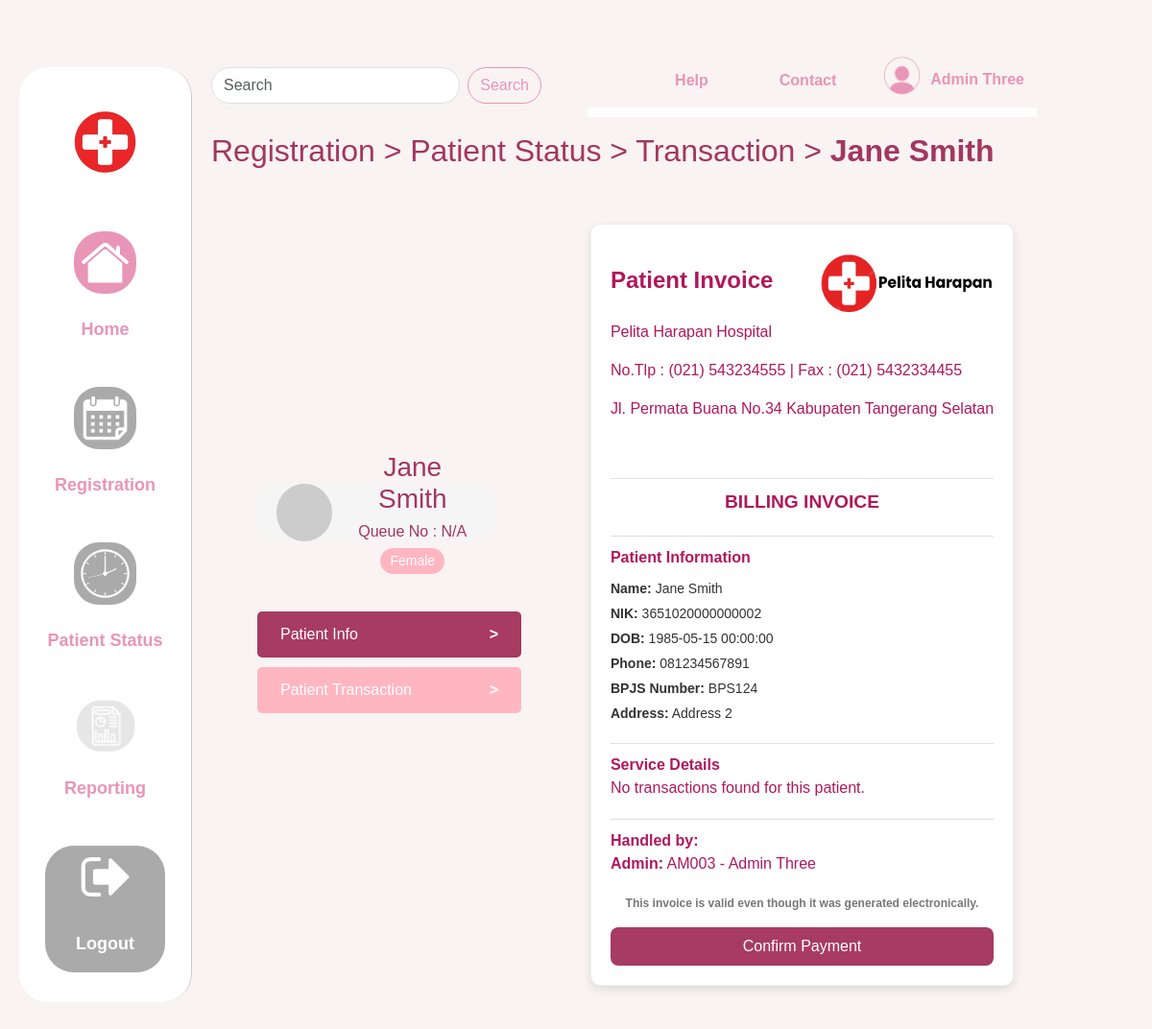
Screenshot of /transaction.php?patient_id=PA002 (signed in) with the database file from the repository.
### tables this page shows
CREATE TABLE `mspatient` (
  `patient_id` varchar(5) NOT NULL,
  `name` varchar(100) DEFAULT NULL,
  `dob` datetime DEFAULT NULL,
  `gender` varchar(10) DEFAULT NULL,
  `phone` varchar(15) DEFAULT NULL,
  `email` varchar(100) DEFAULT NULL,
  `nik` varchar(16) DEFAULT NULL,
  `bpjs_card` varchar(30) DEFAULT NULL,
  `address` varchar(100) DEFAULT NULL,
  `is_registered` int(1) DEFAULT NULL
);

### transaction.php (the view, shortened to what this page needs)
<?php
$conn = getConnection();
$patient_id = $_GET['patient_id'] ?? 'PA001';
$patientQuery = $conn->prepare("SELECT * FROM MsPatient WHERE patient_id = ?");
$patientQuery->bind_param("s", $patient_id);
$patientQuery->execute();
$patientResult = $patientQuery->get_result();
$patient = $patientResult->fetch_assoc();
$transactionHeaderQuery = $conn->prepare("
    SELECT * FROM TransactionHeader
    WHERE patient_id = ?
");
$transactionHeaderQuery->bind_param("s", $patient_id);
$transactionHeaderQuery->execute();
$transactionHeaders = $transactionHeaderQuery->get_result();
?>
<!DOCTYPE html>
<html lang="en">
<head>
    <link
        href="https://cdn.jsdelivr.net/npm/bootstrap@5.3.0/dist/css/bootstrap.min.css"
        rel="stylesheet" />
    <link rel="stylesheet" href="css/home.css" />
    <link rel="stylesheet" href="css/transaction.css" />
</head>
<body>
    <div class="container-fluid">
        <div class="row">
            <?php include 'sidebar.php' ?>
            <div class="col-md-10 content">
                <?php include 'topbar.php' ?>
                <h1 class="fw-medium">Registration > Patient Status > Transaction > <span class="fw-bold"><?php echo $patient['name'] ?></span></h1>
                <br>
                <br>
                <main>
                    <div class="patient-list">
                        <div class="d-flex flex-row">
                            <div class="d-flex flex-column align-items-stretch gap-3 m-5 justify-content-center ">
                                <div class="patient-info">
                                    <div class="avatar"></div>
                                    <div class="details">
                                        <h3><?= htmlspecialchars($patient['name']) ?></h3>
                                        <?php
                                        $queueNumber = isset($_GET['queue_number']) ? htmlspecialchars($_GET['queue_number']) : 'N/A';
                                        ?>
                                        <p>Queue No : <?= $queueNumber ?></p>
                                        <div class="gender-badge"><?= htmlspecialchars($patient['gender']) ?></div>
                                    </div>
                                </div>
                                <br>
                                <div class="menu">
                                    <a class="menu-item p-4" href="patientinfo.php?patient_id=<?php echo urlencode($patient['patient_id']); ?>&queue_number=<?php echo $_GET['queue_number'] ?>" style="text-decoration: none; background-color:#a73b62">
                                        Patient Info <span class="arrow">></span>
                                    </a>
                                    <a class="menu-item p-4" href="transaction.php?patient_id=<?php echo urlencode($patient['patient_id']); ?>&queue_number=<?php echo $_GET['queue_number'] ?>" style="text-decoration: none; background-color: #ffb6c1">
                                        Patient Transaction <span class="arrow">></span>
                                    </a>
                                </div>
                            </div>
                            <div class="invoice-container">
                                <div class="invoice-header">
                                    <div class="header-text">
                                        <div class="d-flex flex-row align-items-start justify-content-between">
                                            <div>
                                                <br>
                                                <h1>Patient Invoice</h1>
                                            </div>
                                            <div>
                                                <img src="/images/logoo.png" alt="Pelita Harapan Hospital Logo">
                                            </div>
                                        </div>
                                        <p>Pelita Harapan Hospital</p>
                                        <p>No.Tlp : (021) 543234555 | Fax : (021) 5432334455</p>
                                        <p>Jl. Permata Buana No.34 Kabupaten Tangerang Selatan </p>
                                        <br>
                                    </div>
                                </div>
                                <div class="section-title" style="font-size: larger; text-align: center;">BILLING INVOICE</div>
                                <div class="section-title">Patient Information</div>
                                <div class="invoice-details">
                                    <p><strong>Name:</strong> <?= htmlspecialchars($patient['name']) ?></p>
                                    <p><strong>NIK:</strong> <?= htmlspecialchars($patient['nik']) ?></p>
                                    <p><strong>DOB:</strong> <?= htmlspecialchars($patient['dob']) ?></p>
                                    <p><strong>Phone:</strong> <?= htmlspecialchars($patient['phone']) ?></p>
                                    <p><strong>BPJS Number:</strong> <?= htmlspecialchars($patient['bpjs_card']) ?></p>
                                    <p><strong>Address:</strong> <?= htmlspecialchars($patient['address']) ?></p>
                                </div>
                                <div class="section-title">Service Details</div>
                                <?php if ($transactionHeaders->num_rows > 0): ?>
                                    <table class="invoice-table table table-striped">
                                        <thead>
                                            <tr>
                                                <th>Service</th>
                                                <th>Price (Rp)</th>
                                            </tr>
                                        </thead>
                                        <tbody>
                                            <?php
                                            $totalPrice = 0;
                                            while ($transaction = $transactionHeaders->fetch_assoc()):
                                                $transactionDetailsQuery = $conn->prepare("SELECT details_id FROM TransactionDetail WHERE transaction_id = ?");
                                                $transactionDetailsQuery->bind_param("s", $transaction['transaction_id']);
                                                $transactionDetailsQuery->execute();
                                                $transactionDetails = $transactionDetailsQuery->get_result();
                                                while ($detail = $transactionDetails->fetch_assoc()) {
                                                    $details_id = $detail['details_id'];
                                                    $serviceOutput = "";
                                                    $price = 0;
                                                    switch (substr($details_id, 0, 1)) {
                                                        case '6':
                                                        case '7':
                                                        case '8':
                                                            $roomDetailsQuery = $conn->prepare("SELECT code, room_id FROM MsRoomDetails WHERE patient_id = ? AND code = ?");
                                                            $roomDetailsQuery->bind_param("ss", $patient_id, $details_id);
                                                            $roomDetailsQuery->execute();
                                                            $roomDetails = $roomDetailsQuery->get_result()->fetch_assoc();
                                                            if ($roomDetails) {
                                                                $code = $roomDetails['code'];
                                                                $room_id = $roomDetails['room_id'];
                                                                $roomHeaderQuery = $conn->prepare("SELECT price FROM MsRoomHeader WHERE room_id = ?");
                                                                $roomHeaderQuery->bind_param("s", $room_id);
                                                                $roomHeaderQuery->execute();
                                                                $roomHeader = $roomHeaderQuery->get_result()->fetch_assoc();
                                                                if ($roomHeader) {
                                                                    $price = $roomHeader['price'];
                                                                    $serviceOutput = "Room Code: " . htmlspecialchars($code);
                                                                }
                                                            }
                                                            break;
                                                        default:
                                                            break;
                                                    }
                                                    $prefix = substr($details_id, 0, 2);
                                                    switch ($prefix) {
                                                        case 'AP':
                                                            $appointmentQuery = $conn->prepare("SELECT date, price FROM MsAppointment WHERE appointment_id = ?");
                                                            $appointmentQuery->bind_param("s", $details_id);
                                                            $appointmentQuery->execute();
                                                            $appointment = $appointmentQuery->get_result()->fetch_assoc();
                                                            $price = $appointment['price'];
                                                            $serviceOutput = "Appointment on " . htmlspecialchars($appointment['date']);
                                                            break;
                                                        case 'MC':
                                                            $checkupQuery = $conn->prepare("SELECT date, details, price FROM MsCheckup WHERE checkup_id = ?");
                                                            $checkupQuery->bind_param("s", $details_id);
                                                            $checkupQuery->execute();
                                                            $checkup = $checkupQuery->get_result()->fetch_assoc();
                                                            $price = $checkup['price'];
                                                            $serviceOutput = "Checkup on " . htmlspecialchars($checkup['date']) . " - Details: " . htmlspecialchars($checkup['details']);
                                                            break;
                                                        case 'TE':
                                                            $testQuery = $conn->prepare("SELECT name, price FROM MsTest WHERE test_id = ?");
                                                            $testQuery->bind_param("s", $details_id);
                                                            $testQuery->execute();
                                                            $test = $testQuery->get_result()->fetch_assoc();
                                                            $price = $test['price'];
                                                            $serviceOutput = "Test Name: " . htmlspecialchars($test['name']);
                                                            break;
                                                    }
                                                    if ($serviceOutput) {
                                                        echo "<tr><td>{$serviceOutput}</td><td>Rp " . number_format($price, 0, ',', '.') . "</td></tr>";
                                                        $totalPrice += $price;
                                                    }
                                                }
                                            endwhile;
                                            ?>
                                        </tbody>
                                    </table>
                                    <p class="total-price"><strong>Total Price:</strong> Rp <?= number_format($totalPrice, 0, ',', '.') ?></p>
                                <?php else: ?>
                                    <p>No transactions found for this patient.</p>
                                <?php endif; ?>
                                <div class="section-title">Handled by:</div>
                                <p><strong>Admin:</strong> <?= htmlspecialchars($_SESSION['user_id'] . ' - ' . $_SESSION['fullname']) ?></p>
                                <p class="note" style="font-weight: bold;">This invoice is valid even though it was generated electronically.</p>
                                <a class="d-flex justify-content-center align-items-center" href="conf/done_payment.php?patient_id=<?php echo $patient['patient_id']; ?>" style="text-decoration: none; text-align: center; color: white; background-color: #a73b62; border-radius: 8px; padding: 8px;">Confirm Payment</a>
                            </div>
                        </div>
                    </div>
                </main>
            </div>
        </div>
    </div>
</body>
</html>

### css/home.css (style rules this page uses)
:root { --bg-color: #f9f3f3; --text-color: #a2375f; --accent-color: #e895b7; --link-color: #a2375f; }
body { font-family: "Arial", sans-serif; background-color: var(--bg-color); color: var(--text-color); margin: 0 20px 20px 100px; padding: 20px 0; }
.content { background-color: var(--bg-color); padding: 20px; }
h1 { font-weight: bold; font-size: 2rem; color: var(--text-color); }

### css/transaction.css (style rules this page uses)
.patient-info { background-color: #f5f5f5; padding: 20px; border-radius: 20px; margin-bottom: 20px; text-align: center; width: 250px; height: 55px; display: flex; align-items: center; }
.avatar { width: 60px; height: 60px; background-color: #ccc; border-radius: 50%; margin-right: 15px; }
.details h3 { margin: 0; }
.details p { margin: 5px 0; }
.gender-badge { background-color: #ffb6c1; color: white; padding: 3px 10px; border-radius: 15px; font-size: 14px; display: inline-block; }
.menu { display: flex; flex-direction: column; }
.menu-item { display: flex; justify-content: space-between; align-items: center; padding: 15px; background-color: #ffb6c1; color: white; border: none; border-radius: 5px; font-size: 16px; margin-bottom: 10px; cursor: pointer; width: 275px; height: 25px; }
.arrow { font-weight: bold; }
.invoice-container { max-width: 700px; margin: 0 auto; padding: 20px; background-color: #fff; border: 1px solid #eee; border-radius: 10px; box-shadow: 0px 4px 10px rgba(0, 0, 0, 0.1); font-family: Arial, sans-serif; color: #b0185b; }
.invoice-header { display: flex; align-items: center; justify-content: space-between; margin-bottom: 20px; }
.header-text { flex: 1; }
.invoice-header img { width: 180px; height: 80px; }
.invoice-header h1 { font-size: 24px; color: #b0185b; margin: 0; font-weight: bold; }
.section-title { font-size: 16px; font-weight: bold; color: #b0185b; margin-top: 20px; border-top: 1px solid #e0e0e0; padding-top: 10px; }
.invoice-details, .invoice-table { margin-top: 10px; font-size: 14px; color: #333; }
.invoice-details p, .invoice-table p { margin: 5px 0; }
.note { font-size: 12px; color: #777; text-align: center; margin-top: 20px; }

### rows the page displays
mspatient: name "Jane Smith", gender "Female", nik "3651020000000002", dob "1985-05-15 00:00:00", phone "081234567891", bpjs_card "BPS124", address "Address 2"

### other values shown
$_SESSION['fullname'] "Admin Three"
$queueNumber "N/A"
$_SESSION['user_id'] . ' - ' . $_SESSION['fullname'] "AM003 - Admin Three"
